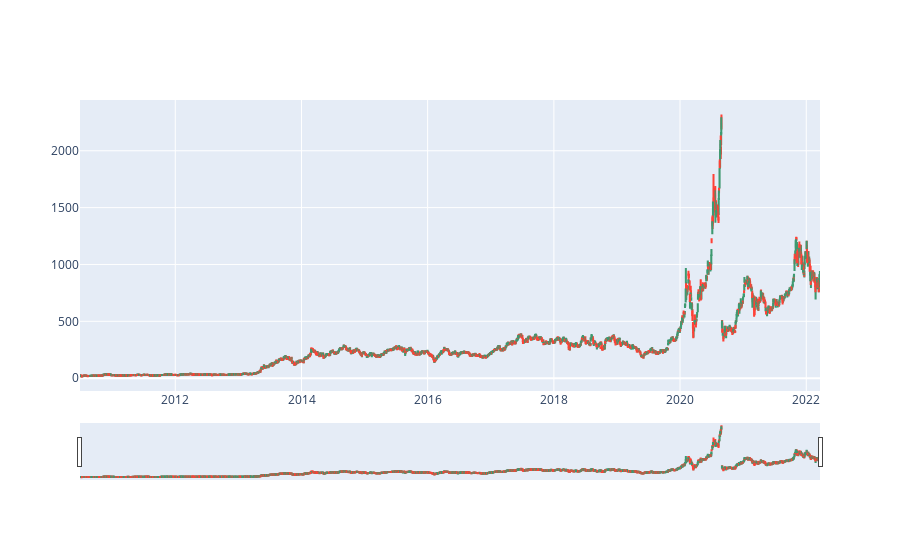

Source (notebook cell):
### Code cell
fig = go.Figure(data=[go.Candlestick(x=df_tesla.timestamp,
                open=df_tesla.open,
                high=df_tesla.high,
                low=df_tesla.low,
                close=df_tesla.close)])

#fig.update_layout(xaxis_rangeslider_visible=False)
fig.show()

### Figure 1 — Plotly figure (JSON) as saved in the notebook; plotly's stock layout.template omitted (floating-point values rounded to 4 significant figures; data arrays with more than 128 entries replaced by an {"elided": "..."} marker saying what was removed)
{"data": [{"close": {"elided": "2953 float values"}, "high": {"elided": "2953 float values"}, "low": {"elided": "2953 float values"}, "open": {"elided": "2953 float values"}, "type": "candlestick", "x": {"elided": "2953 str values"}}], "layout": {}}
